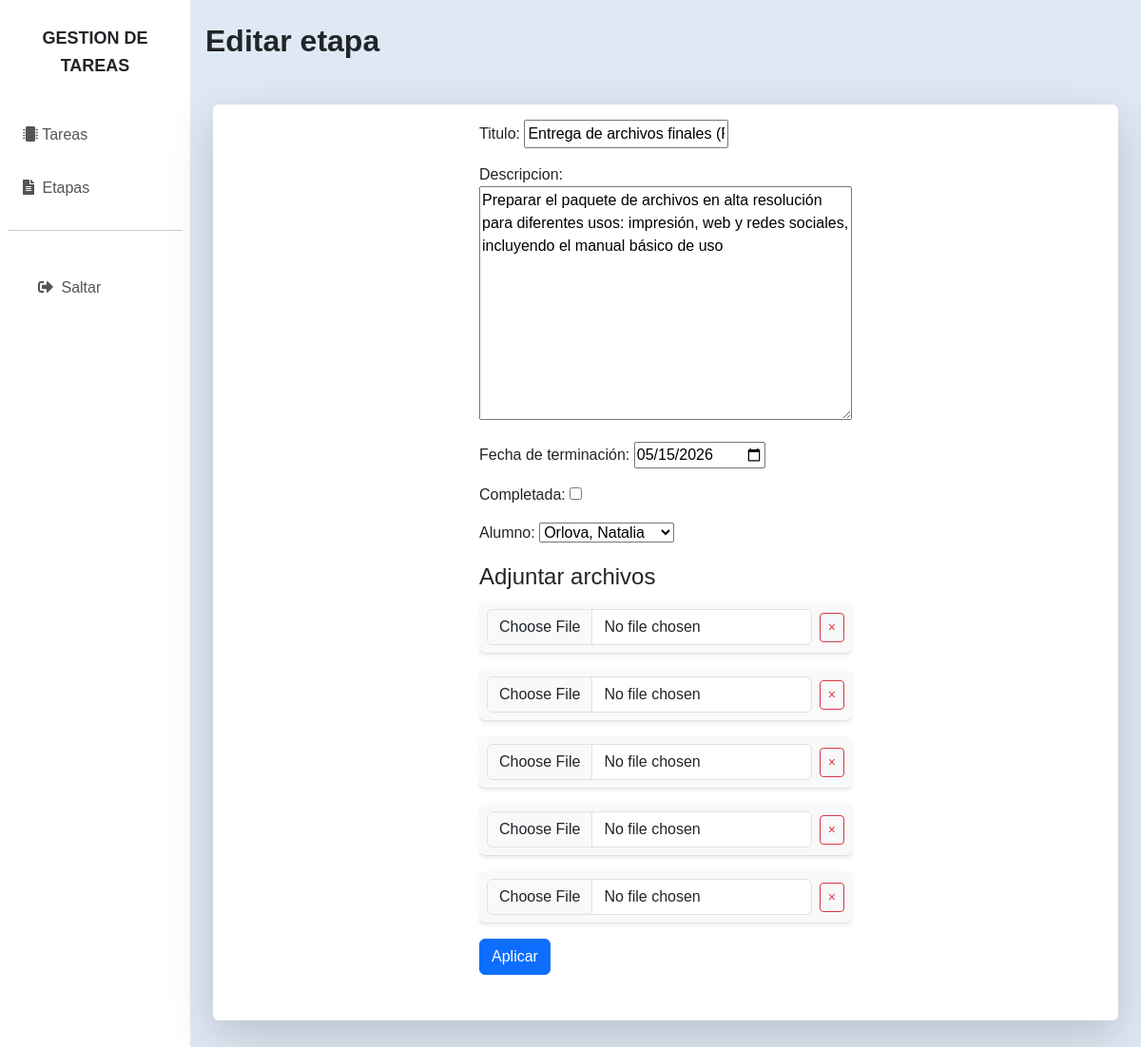
The app's page /stages/9/edit/ (signed in), older data.
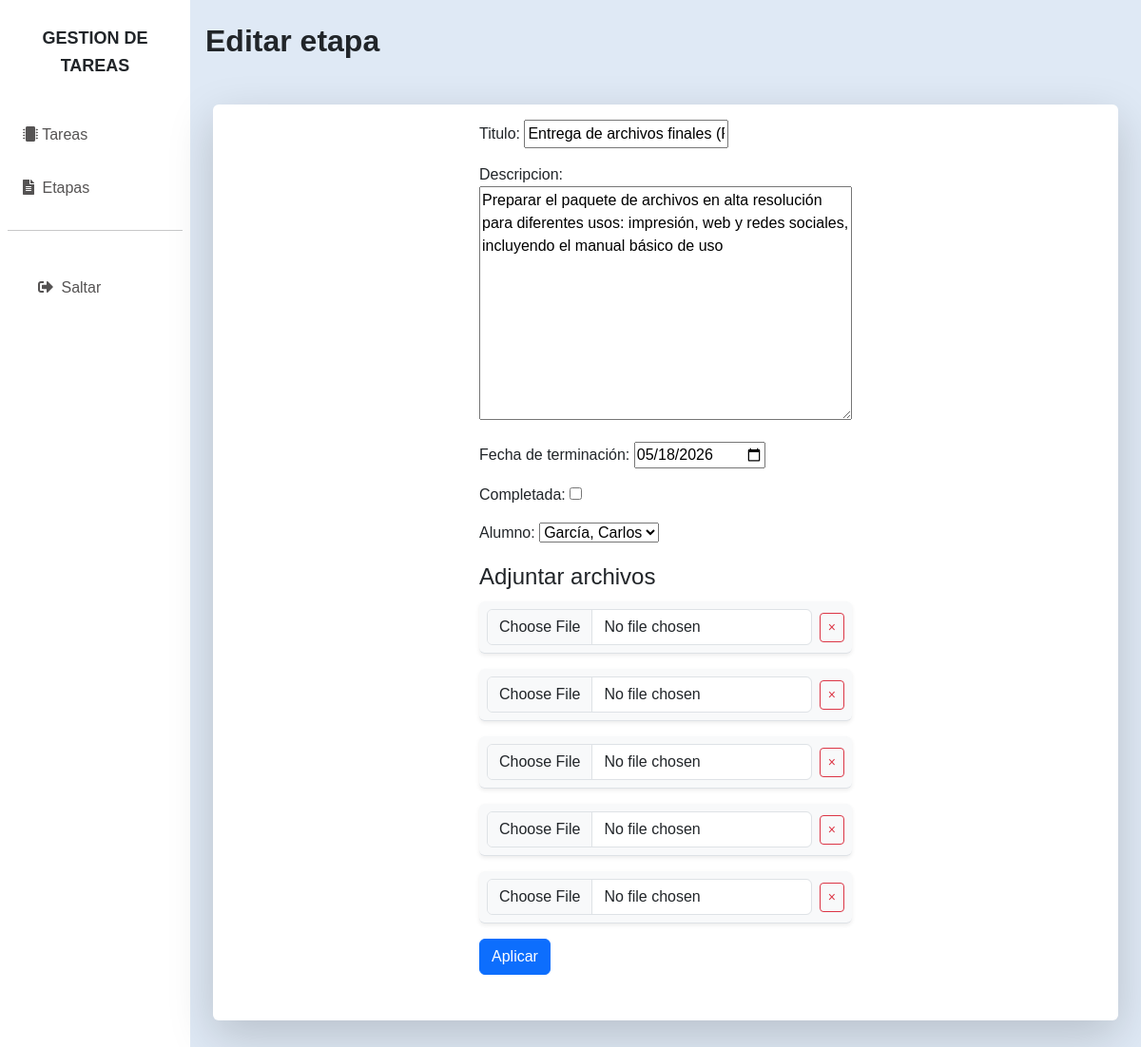
The same page, newer data.
### taskapp/models.py (models this page shows, shortened)
class Stage(models.Model):
    count = models.PositiveIntegerField(verbose_name='orden')
    title = models.CharField(max_length=100, verbose_name='titulo')
    description = models.TextField(null=False, blank=True, verbose_name='descripcion')
    start_date = models.DateTimeField(auto_now_add=True, verbose_name='fecha de inicio')
    end_date = models.DateTimeField(verbose_name='fecha de terminacion')
    status = models.BooleanField(default=False, verbose_name='completada')
    task = models.ForeignKey(
        Task,
        on_delete=models.CASCADE,
        related_name='stages',
        verbose_name='tarea')
    student = models.ForeignKey(
        settings.AUTH_USER_MODEL,
        on_delete=models.PROTECT,
        related_name='stages',
        limit_choices_to={'is_student': True},
        verbose_name='alumno')
    class Meta:
        ordering = ['task', 'count']

### taskapp/views.py (the view, shortened to what this page needs)
# urls.py: path('stages/<int:pk>/edit/', StageUpdateView.as_view(), name='stage_update'),
class StageUpdateView(UpdateView):
    model = Stage
    form_class = StageForm
    template_name = 'stages/stage-edit.html'
    def get_form_kwargs(self):
        kwargs = super().get_form_kwargs()
        current_stage = self.get_object()
        kwargs['fixed_task'] = current_stage.task  # Esto activa tu lógica de filtrado en el form
        return kwargs
    def get_context_data(self, **kwargs):
        data = super().get_context_data(**kwargs)
        if self.request.POST:
            data['file_formset'] = StageFileFormSet(
                self.request.POST,
                self.request.FILES,
                instance=self.get_object()
            )
        else:
            data['file_formset'] = StageFileFormSet(instance=self.get_object())
        return data

### taskapp/forms.py
class StageForm(forms.ModelForm):
    def __init__(self, *args, fixed_task=None, **kwargs):
        super().__init__(*args, **kwargs)
        if fixed_task:
            self.fields['task'].initial = fixed_task
            self.fields['task'].widget = forms.HiddenInput()
            self.fields['student'].queryset = fixed_task.students.all()
        elif self.instance and self.instance.pk and self.instance.task:
            self.fields['student'].queryset = self.instance.task.students.all()
        else:
            self.fields['student'].queryset = User.objects.all()
    class Meta:
        model = Stage
        fields = '__all__'
        exclude = ['count']
        widgets = {
            'end_date': forms.DateInput(attrs={'type': 'date'}),
        }
        labels = {
            'end_date': 'Fecha de terminación',
        }

### myauth/models.py (called while the page is built)
    def __str__(self):
        return f"{self.last_name}, {self.name}"

### taskapp/templates/stages/stage-edit.html (shortened to what this page needs)
{% extends "_base.html" %}
{% block content %}
<h2 class="fw-bold">Editar etapa</h2>
<div class="row bg-white px-3 py-3 mx-2 my-5 rounded pb-5 shadow-lg">
    <div class="col"></div>
    <div class="col">
        <form method="POST" enctype="multipart/form-data" action="/stages/{{ object.pk }}/edit/">
            {{ form.as_p }}
            <fieldset>
                <legend>Adjuntar archivos</legend>
                <div id="file-formset-container">
                    {% for file_form in file_formset %}
                        <div class="file-row d-flex align-items-center mb-3 p-2 border-bottom bg-light rounded shadow-sm">
                            <div class="flex-grow-1">
                                {{ file_form.file }}
                            </div>
                            <div class="ms-2">
                                <button type="button" class="btn btn-outline-danger btn-sm remove-file-btn" title="Limpiar/Eliminar">
                                     ×
                                </button>
                            </div>
                        </div>
                    {% endfor %}
                </div>
            </fieldset>
            <button type="submit" class="btn btn-primary">Aplicar</button>
        </form>
    </div>
    <div class="col"></div>
</div>
{% endblock %}

Row changes from the older to the newer data that the page shows:
changed Stage "Entrega de archivos finales (PNG, SVG, PDF)": end_date "05/15/2026" → "05/18/2026"; student "Orlova, Natalia" → "García, Carlos"
